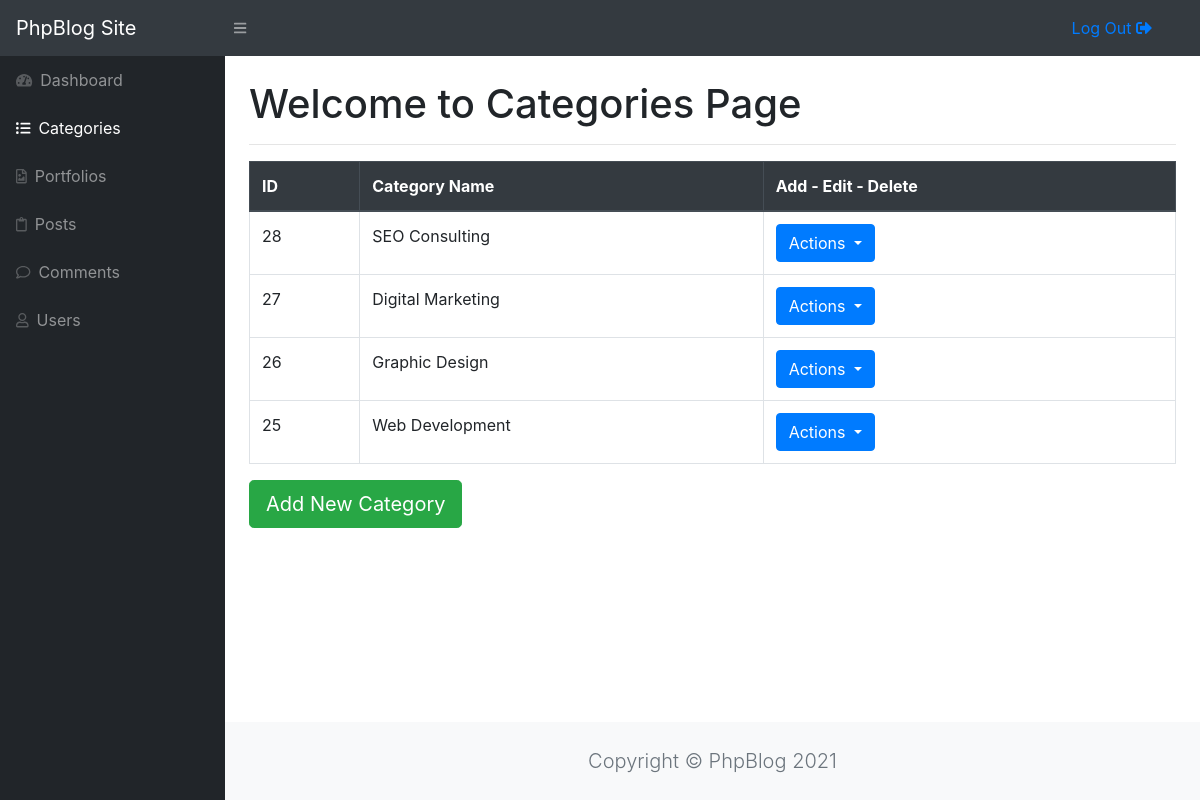
Screenshot of /admin/categories.php (signed in) with the database file from the repository.
### tables this page shows
CREATE TABLE `categories` (
  `category_id` int(5) NOT NULL,
  `category_name` varchar(50) NOT NULL
);

### admin/categories.php (the view, shortened to what this page needs)
<?php include "includes/admin_header.php"; ?>
    <div id="layoutSidenav">
<?php include "includes/admin_sidebar.php"; ?>
    <div id="layoutSidenav_content">
    <main>
    <div class="container-fluid mt-4">
    <h1>Welcome to Categories Page</h1>
    <hr>
    <table class="table table-bordered">
        <thead class="thead-dark">
        <tr>
            <th>ID</th>
            <th>Category Name</th>
            <th>Add - Edit - Delete</th>
        </tr>
        </thead>
        <tbody>
        <?php
        $sql_query = "SELECT * FROM categories ORDER BY category_id DESC ";
        $select_all_categories = mysqli_query($conn, $sql_query);
        $k = 1;
        while ($row = mysqli_fetch_assoc($select_all_categories)) {
            $category_id = $row["category_id"];
            $category_name = $row["category_name"];
            echo "<tr>
            <td>{$category_id}</td>
            <td>{$category_name}</td>
            <td>
                <div class='dropdown'>
                    <button class='btn btn-primary dropdown-toggle' type='button' id='dropdownMenuButton'
                            data-toggle='dropdown' aria-haspopup='true' aria-expanded='false'>
                        Actions
                    </button>
                    <div class='dropdown-menu' aria-labelledby='dropdownMenuButton'>
                        <a class='dropdown-item' data-toggle='modal' data-target='#edit_modal$k'
                           href='#'>Edit</a>
                        <div class='dropdown-divider'></div>
                        <a class='dropdown-item' href='categories.php?delete={$category_id}'>Delete</a>
                    </div>
                </div>
            </td>
        </tr>";
            ?>
            <?php $k++;
        } ?>
        </tbody>
    </table>
    <a class="btn btn-lg btn-success" data-toggle="modal" data-target="#add_modal">Add New Category</a>
<?php include "includes/admin_footer.php"; ?>

### rows the page displays
categories: category_id "28", category_name "SEO Consulting"
categories: category_id "27", category_name "Digital Marketing"
categories: category_id "26", category_name "Graphic Design"
categories: category_id "25", category_name "Web Development"
